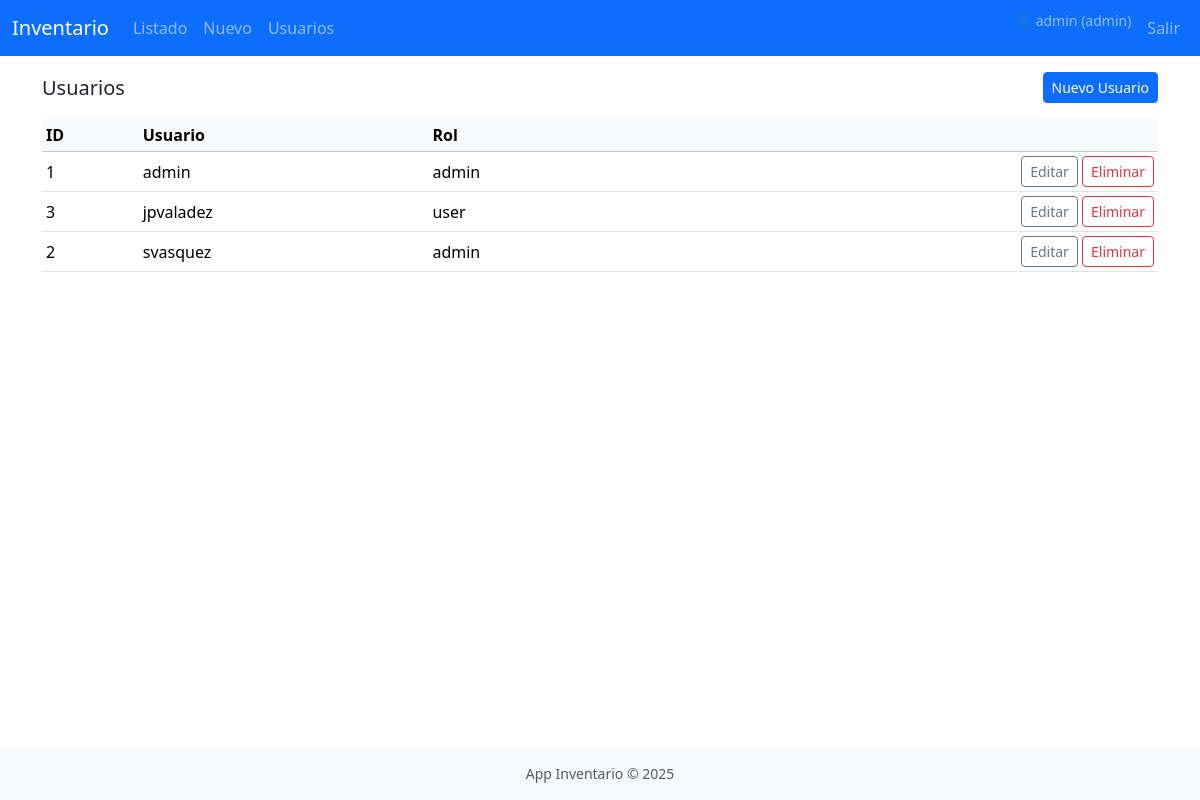
/usuarios (signed in), run on the app's committed database.
### inventario/models.py (models this page shows, shortened)
class User(UserMixin, db.Model):
    id = db.Column(db.Integer, primary_key=True)
    username = db.Column(db.String(80), unique=True, nullable=False)
    password_hash = db.Column(db.String(128), nullable=False)
    role = db.Column(db.String(20), default='user')

### inventario/routes.py (the view)
@web_bp.route('/usuarios')
@roles_required('admin')
def usuarios_listar():
    usuarios = User.query.order_by(User.username).all()
    return render_template('users_list.html', usuarios=usuarios)

### inventario/__init__.py (called while the page is built)
@login_manager.user_loader
def load_user(user_id):
    from .models import User
    return User.query.get(int(user_id))

### inventario/routes.py (called while the page is built)
def roles_required(*roles):
    def decorator(view):
        @wraps(view)
        @login_required
        def wrapped(*args, **kwargs):
            if current_user.role not in roles:
                return "Forbidden", 403
            return view(*args, **kwargs)
        return wrapped
    return decorator

### inventario/templates/users_list.html (shortened to what this page needs)
{% extends 'base.html' %}
{% block content %}
<div class="d-flex justify-content-between align-items-center mb-3">
  <h2 class="h5 mb-0">Usuarios</h2>
  <a class="btn btn-primary btn-sm" href="{{ url_for('web.usuarios_nuevo') }}">Nuevo Usuario</a>
</div>
<table class="table table-sm table-hover align-middle">
  <thead class="table-light"><tr><th>ID</th><th>Usuario</th><th>Rol</th><th></th></tr></thead>
  <tbody>
  {% for u in usuarios %}
    <tr>
      <td>{{ u.id }}</td>
      <td>{{ u.username }}</td>
      <td>{{ u.role }}</td>
      <td class="text-end">
        <a class="btn btn-outline-secondary btn-sm" href="{{ url_for('web.usuarios_editar', user_id=u.id) }}">Editar</a>
        <form method="POST" action="{{ url_for('web.usuarios_eliminar', user_id=u.id) }}" class="d-inline" onsubmit="return confirm('Eliminar usuario?')">
          <button class="btn btn-outline-danger btn-sm">Eliminar</button>
        </form>
      </td>
    </tr>
  {% endfor %}
  </tbody>
</table>
{% endblock %}

### inventario/templates/base.html (shortened to what this page needs)
<!doctype html>
<html lang="es" class="h-100">
  <head>
    <link href="https://cdn.jsdelivr.net/npm/bootstrap@5.3.3/dist/css/bootstrap.min.css" rel="stylesheet">
    <link rel="stylesheet" href="{{ url_for('static', filename='css/styles.css') }}">
  </head>
  <body class="d-flex flex-column h-100">
    <nav class="navbar navbar-expand-lg navbar-dark bg-primary">
      <div class="container-fluid">
        <a class="navbar-brand" href="{{ url_for('web.index') }}">Inventario</a>
        <div class="collapse navbar-collapse" id="navbarsExample">
          <ul class="navbar-nav me-auto mb-2 mb-lg-0">
            <li class="nav-item"><a class="nav-link" href="{{ url_for('web.inventario_listar') }}">Listado</a></li>
            {% if current_user.is_authenticated %}
              <li class="nav-item"><a class="nav-link" href="{{ url_for('web.inventario_nuevo') }}">Nuevo</a></li>
              {% if current_user.role == 'admin' %}
                <li class="nav-item"><a class="nav-link" href="{{ url_for('web.usuarios_listar') }}">Usuarios</a></li>
              {% endif %}
            {% endif %}
          </ul>
          <ul class="navbar-nav ms-auto mb-2 mb-lg-0">
            {% if current_user.is_authenticated %}
              <li class="nav-item"><span class="navbar-text small me-2">👤 {{ current_user.username }} ({{ current_user.role }})</span></li>
              <li class="nav-item"><a class="nav-link" href="{{ url_for('web.logout') }}">Salir</a></li>
            {% else %}
              <li class="nav-item"><a class="nav-link" href="{{ url_for('web.login') }}">Ingresar</a></li>
            {% endif %}
          </ul>
        </div>
      </div>
    </nav>
    <main class="flex-shrink-0">
      <div class="container py-3">
        {% block content %}{% endblock %}
      </div>
    </main>
    <footer class="mt-auto py-3 bg-light text-center small text-muted">App Inventario &copy; 2025</footer>
  </body>
</html>

### inventario/static/css/styles.css (style rules this page uses)
body { -webkit-font-smoothing: antialiased; }

### data on the page
User: username "admin", role "admin", id "1"
User: id "3", username "jpvaladez", role "user"
User: id "2", username "svasquez", role "admin"
